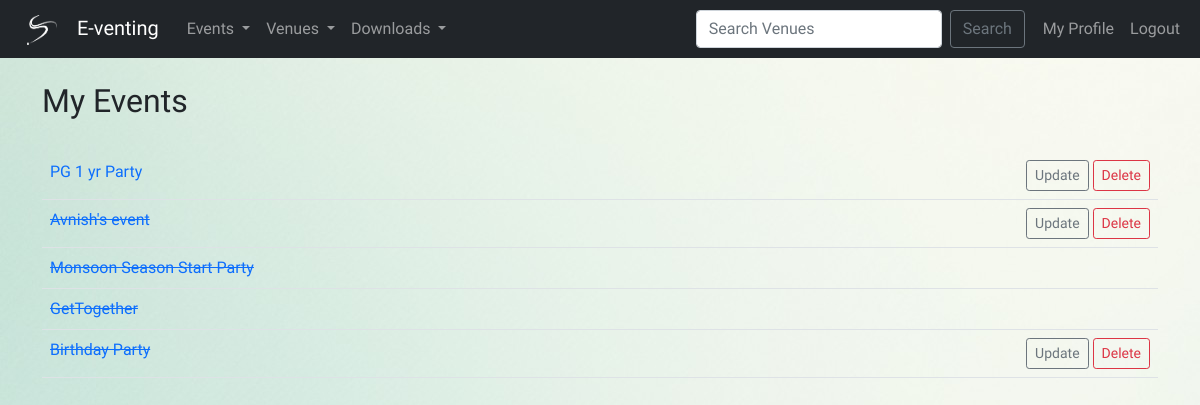
The app's page /my_events (signed in), older data.
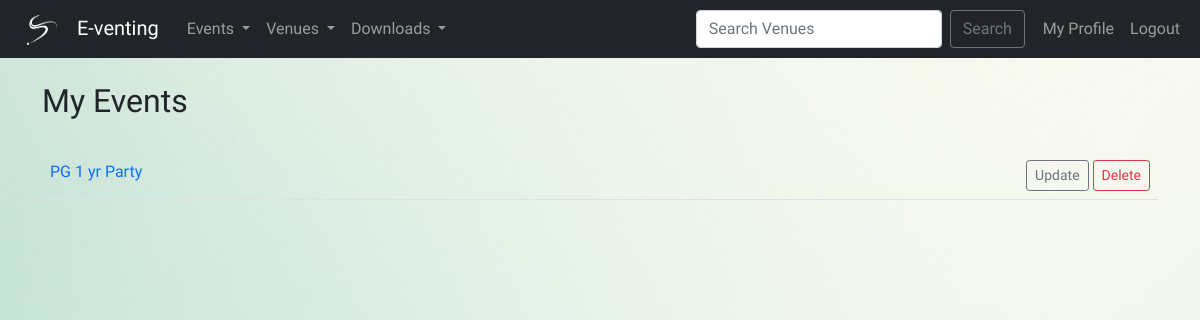
The same page, newer data.
### events/models.py (models this page shows, shortened)
class Event(models.Model):
    name = models.CharField('Event Name', max_length=120)
    event_date = models.DateTimeField('Event Date')
    venue = models.ForeignKey(Venue, blank=True, null=True, on_delete=models.CASCADE)
    manager = models.ForeignKey(User, blank=True, null=True, on_delete=models.SET_NULL,related_name='manager')
    description = models.TextField(blank=True)
    attendees = models.ManyToManyField(Attendee, blank=True)
    approved = models.BooleanField(default=False)
    def __str__(self):
        return self.name
    @property
    def Is_past(self):
        today = date.today()
        if self.event_date.date() > today:
            occurred = 'Future'
        else:
            occurred = 'Past'
        return occurred

### events/views.py (the view)
# urls.py: path('my_events', views.my_events, name='my-events'),
def my_events(request):
    if request.user.is_authenticated:
        me = request.user.id
        events = Event.objects.filter(attendees=me).order_by('-event_date')
        return render(request, 'events/my_events.html', {'events': events})
    else:
        messages.success(request, ("You aren't authorized to view this page"))
        return redirect('home')

### events/templates/events/my_events.html
{% extends 'events/base.html' %}
{% block content %}
    <h2>My Events</h2><br>
    <table class="table table-hover">
        {% for event in events %}
            {% if event.approved %}
            <tr>
                <td>
                    <a href="{% url 'show-event' event.id%}" style="text-decoration: none;">
                        {% if event.Is_past == 'Past' %}
                            <del>{{event}}</del>
                        {% else %}
                            {{event}}
                        {% endif %}
                    </a>
                </td>
                {%if user.is_authenticated and user == event.manager%}
                <td align='right'>
                    <a href="{% url 'update-event' event.id%}" class="btn btn-outline-secondary btn-sm">Update</a>
                    <a href="{% url 'delete-event' event.id%}" class="btn btn-outline-danger btn-sm">Delete</a>
                </td>
                {% else %}
                    <td align='right'/>
                {% endif %}
            </tr>
            {% endif %}
        {% endfor %}
    </table>
{% endblock %}

Row changes from the older to the newer data that the page shows:
no longer on this page (row edited): Event: name "Avnish's event", shows "Update"
no longer on this page (row edited): Event: name "Monsoon Season Start Party"
no longer on this page (row edited): Event: name "GetTogether"
no longer on this page (row edited): Event: name "Birthday Party", shows "Update"
